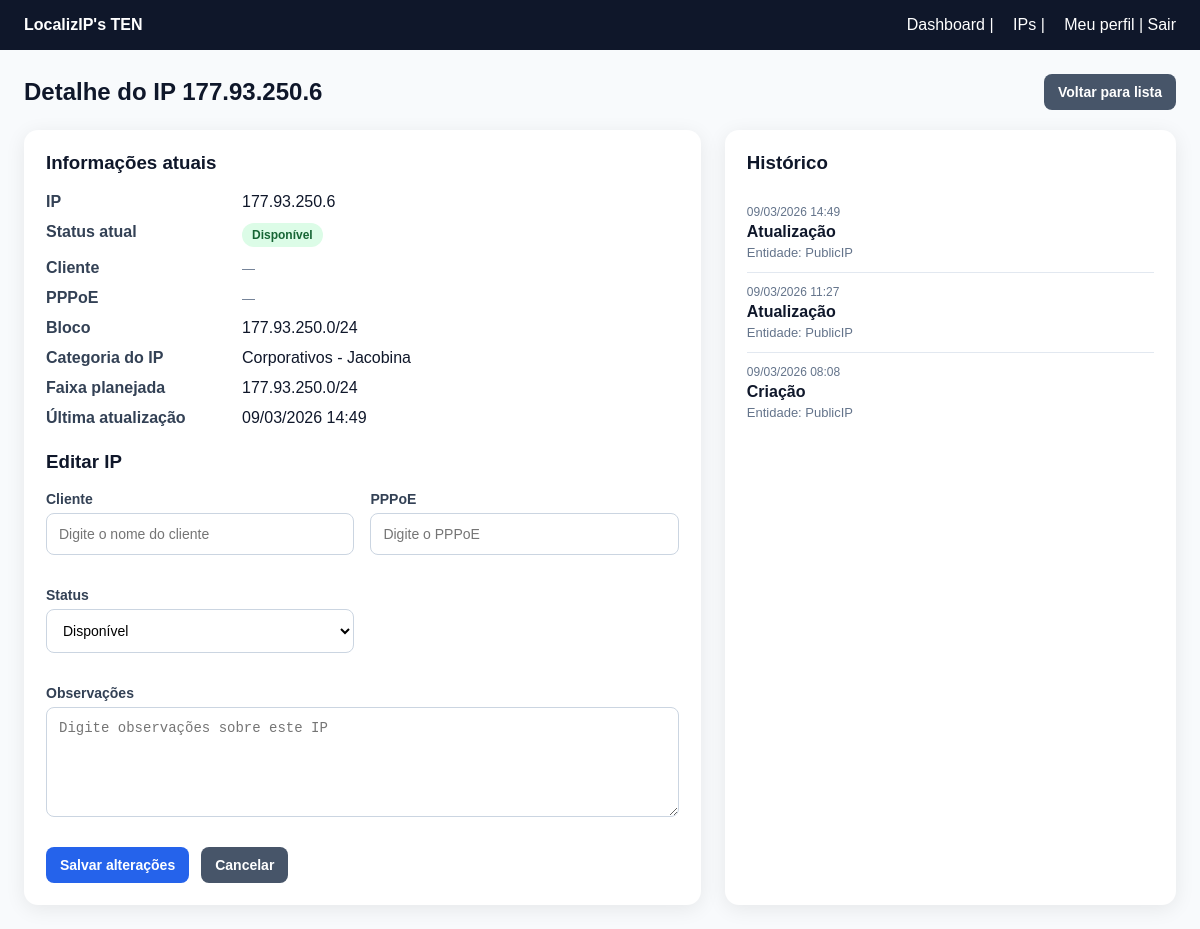
The page /ips/6/ (signed in) on the database as committed earlier.
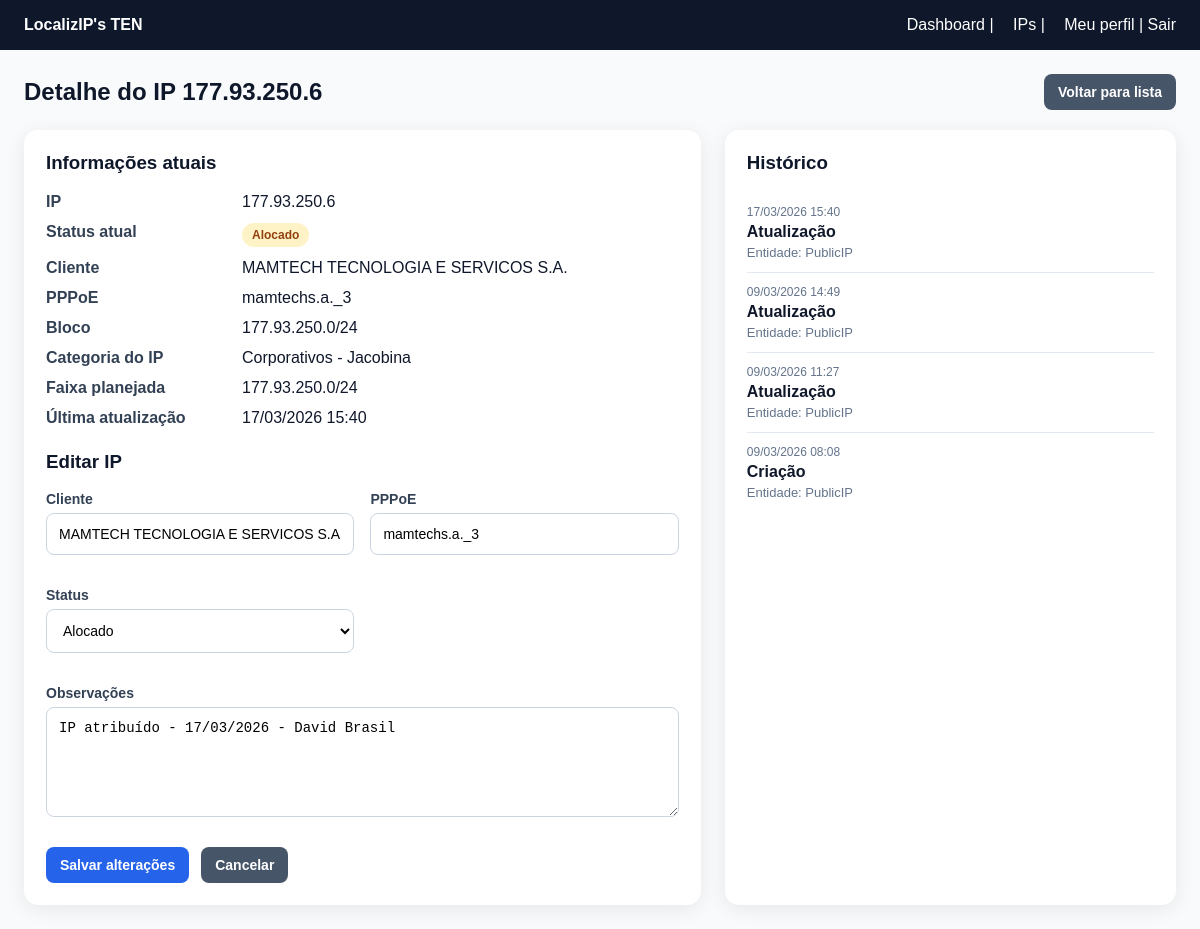
The same page on the database as committed later.
### core/models.py (models this page shows, shortened)
class TimeStampedModel(models.Model):
    criado_em = models.DateTimeField(auto_now_add=True)
    atualizado_em = models.DateTimeField(auto_now=True)
    class Meta:
        abstract = True

class PublicIP(TimeStampedModel):
    class Status(models.TextChoices):
        DISPONIVEL = "disponivel", "Disponível"
        ALOCADO = "alocado", "Alocado"
        BLOQUEADO = "bloqueado", "Bloqueado"
        PROBLEMA = "problema", "Com problema"
        RESERVADO = "reservado", "Reservado"
        INCONSISTENTE = "inconsistente", "Inconsistente"
    ip_address = models.GenericIPAddressField(protocol="IPv4", unique=True)
    block = models.ForeignKey(
        IPBlock,
        on_delete=models.SET_NULL,
        blank=True,
        null=True,
        related_name="ips"
    )
    client = models.ForeignKey(
        Client,
        on_delete=models.SET_NULL,
        blank=True,
        null=True,
        related_name="public_ips"
    )
    pppoe_account = models.ForeignKey(
        PPPoEAccount,
        on_delete=models.SET_NULL,
        blank=True,
        null=True,
        related_name="public_ips"
    )
    status = models.CharField(
        max_length=20,
        choices=Status.choices,
        default=Status.DISPONIVEL
    )
    observacoes = models.TextField(blank=True, null=True)
    origem_importacao = models.CharField(max_length=255, blank=True, null=True)
    class Meta:
        verbose_name = "IP Público"
        verbose_name_plural = "IPs Públicos"
        ordering = ["ip_address"]

class AuditLog(models.Model):
    ACAO_CHOICES = [
        ("create", "Criação"),
        ("update", "Atualização"),
        ("delete", "Exclusão"),
        ("import", "Importação"),
    ]
    usuario = models.ForeignKey(
        settings.AUTH_USER_MODEL,
        on_delete=models.SET_NULL,
        blank=True,
        null=True
    )
    acao = models.CharField(max_length=20, choices=ACAO_CHOICES)
    entidade = models.CharField(max_length=100)
    entidade_id = models.CharField(max_length=50, blank=True, null=True)
    valor_anterior = models.JSONField(blank=True, null=True)
    valor_novo = models.JSONField(blank=True, null=True)
    ip_origem = models.GenericIPAddressField(blank=True, null=True)
    criado_em = models.DateTimeField(auto_now_add=True)
    class Meta:
        verbose_name = "Log de Auditoria"
        verbose_name_plural = "Logs de Auditoria"
        ordering = ["-criado_em"]

class IPBlock(TimeStampedModel):
    nome = models.CharField(max_length=100)
    rede_cidr = models.CharField(max_length=50, unique=True)
    descricao = models.TextField(blank=True, null=True)
    ativo = models.BooleanField(default=True)
    class Meta:
        verbose_name = "Bloco de IP"
        verbose_name_plural = "Blocos de IP"

class Client(TimeStampedModel):
    codigo_externo = models.CharField(max_length=50, blank=True, null=True)
    nome = models.CharField(max_length=255)
    documento = models.CharField(max_length=30, blank=True, null=True)
    ativo = models.BooleanField(default=True)
    class Meta:
        verbose_name = "Cliente"
        verbose_name_plural = "Clientes"
        ordering = ["nome"]

class PPPoEAccount(TimeStampedModel):
    username = models.CharField(max_length=120, unique=True)
    client = models.ForeignKey(
        Client,
        on_delete=models.SET_NULL,
        blank=True,
        null=True,
        related_name="pppoe_accounts"
    )
    ativo = models.BooleanField(default=True)
    class Meta:
        verbose_name = "Conta PPPoE"
        verbose_name_plural = "Contas PPPoE"
        ordering = ["username"]

### core/views.py (the view)
# urls.py: path("ips/<int:pk>/", ip_detail, name="ip_detail"),
@login_required
def ip_detail(request, pk):
    ip_obj = get_object_or_404(
        PublicIP.objects.select_related("client", "pppoe_account", "block"),
        pk=pk
    )
    if request.method == "POST":
        form = PublicIPForm(request.POST, instance=ip_obj)
        if form.is_valid():
            form.save()
            messages.success(request, f"IP {ip_obj.ip_address} atualizado com sucesso.")
            return redirect("ip_detail", pk=ip_obj.pk)
    else:
        form = PublicIPForm(instance=ip_obj)
    historico = AuditLog.objects.filter(
        entidade="PublicIP",
        entidade_id=str(ip_obj.pk)
    ).order_by("-criado_em")
    context = {
        "ip_obj": ip_obj,
        "form": form,
        "historico": historico,
        "categoria_ip": get_ip_group_info(ip_obj.ip_address),
    }
    return render(request, "core/ip_detail.html", context)

### core/forms.py (shortened to what this page needs)
class PublicIPForm(forms.ModelForm):
    client_name = forms.CharField(
        label="Cliente",
        required=False,
        widget=forms.TextInput(attrs={
            "placeholder": "Digite o nome do cliente"
        })
    )
    pppoe_username = forms.CharField(
        label="PPPoE",
        required=False,
        widget=forms.TextInput(attrs={
            "placeholder": "Digite o PPPoE"
        })
    )
    class Meta:
        model = PublicIP
        fields = [
            "status",
            "observacoes",
        ]
        widgets = {
            "status": forms.Select(),
            "observacoes": forms.Textarea(attrs={
                "rows": 4,
                "placeholder": "Digite observações sobre este IP"
            }),
        }
    def __init__(self, *args, **kwargs):
        super().__init__(*args, **kwargs)
        if self.instance and self.instance.pk:
            if self.instance.client:
                self.fields["client_name"].initial = self.instance.client.nome
            if self.instance.pppoe_account:
                self.fields["pppoe_username"].initial = self.instance.pppoe_account.username

### templates/core/ip_detail.html (shortened to what the changed rows need)
<!DOCTYPE html>
<html lang="pt-BR">
<head>
</head>
<body>
    <div class="container">
        <div class="topbar">
            <h2>Detalhe do IP {{ ip_obj.ip_address }}</h2>
            <a class="btn btn-secondary" href="{% url 'ip_list' %}">Voltar para lista</a>
        </div>
        <div class="grid">
            <div class="panel">
                <div class="info-grid">
                    <div class="info-label">IP</div>
                    <div class="info-value">{{ ip_obj.ip_address }}</div>
                    <div class="info-label">Status atual</div>
                    <div class="info-value">
                        <span class="status-badge status-{{ ip_obj.status }}">
                            {{ ip_obj.get_status_display }}
                        </span>
                    </div>
                    <div class="info-label">Cliente</div>
                    <div class="info-value">
                        {% if ip_obj.client %}
                        {{ ip_obj.client.nome }}
                        {% else %}
                        <span class="small">—</span>
                        {% endif %}
                    </div>
                    <div class="info-label">PPPoE</div>
                    <div class="info-value">
                        {% if ip_obj.pppoe_account %}
                        {{ ip_obj.pppoe_account.username }}
                        {% else %}
                        <span class="small">—</span>
                        {% endif %}
                    </div>
                    <div class="info-label">Bloco</div>
                    <div class="info-value">
                        {% if ip_obj.block %}
                        {{ ip_obj.block.rede_cidr }}
                        {% else %}
                        <span class="small">—</span>
                        {% endif %}
                    </div>
                    <div class="info-label">Categoria do IP</div>
                    <div class="info-value">
                        {{ categoria_ip.titulo }}
                    </div>
                    <div class="info-label">Faixa planejada</div>
                    <div class="info-value">
                        {{ categoria_ip.faixa }}
                    </div>
                    <div class="info-label">Última atualização</div>
                    <div class="info-value">{{ ip_obj.atualizado_em|date:"d/m/Y H:i" }}</div>
                </div>
                <form method="post">
                    <div class="form-grid">
                        <div class="form-group">
                            <label for="{{ form.client_name.id_for_label }}">Cliente</label>
                            {{ form.client_name }}
                        </div>
                        <div class="form-group">
                            <label for="{{ form.pppoe_username.id_for_label }}">PPPoE</label>
                            {{ form.pppoe_username }}
                        </div>
                        <div class="form-group">
                            <label for="{{ form.status.id_for_label }}">Status</label>
                            {{ form.status }}
                        </div>
                        <div class="form-group full">
                            <label for="{{ form.observacoes.id_for_label }}">Observações</label>
                            {{ form.observacoes }}
                        </div>
                    </div>
                </form>
            </div>
            <div class="panel">
                {% for item in historico %}
                <div class="history-item">
                    <div class="history-date">
                        {{ item.criado_em|date:"d/m/Y H:i" }}
                    </div>
                    <div class="history-title">
                        {{ item.get_acao_display }}
                    </div>
                    <div class="small">
                        Entidade: {{ item.entidade }}
                    </div>
                </div>
                {% empty %}
                <p class="small">Nenhum histórico encontrado para este IP.</p>
                {% endfor %}
            </div>
        </div>
    </div>
</body>
</html>

Rows that differ between the two databases and show on the page:
changed PublicIP: status "Disponível" → "Alocado"; client.nome (not shown) → "MAMTECH TECNOLOGIA E SERVICOS S.A."; pppoe_account.username (not shown) → "mamtechs.a._3"; atualizado_em "09/03/2026 14:49" → "17/03/2026 15:40"; observacoes (not shown) → "IP atribuído - 17/03/2026 - David Brasil"; client_id empty → 107 (drawn); pppoe_account_id empty → 518 (drawn)
added AuditLog: criado_em "17/03/2026 15:40", acao "Atualização", entidade "PublicIP"
Other text that changed with them:
form field client_name: (not shown) → "MAMTECH TECNOLOGIA E SERVICOS S.A."
form field pppoe_username: (not shown) → "mamtechs.a._3"
